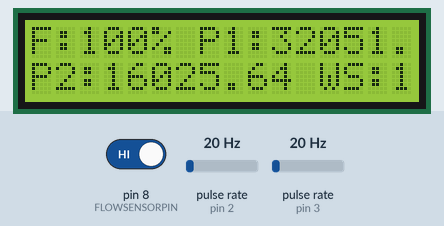
Simulated run of this sketch. Board: Arduino Uno, built with avr-gcc and run on an emulated ATmega328P. Parts: 16×2 character LCD. Wiring (inferred from the names in the program): 2 × pulse sensor: data pin 2 / data pin 3. The test bench sets the inputs (shaded band); at power-on: pulse rate (sensors on pin 2, pin 3) 20 Hz, pin 8 (FLOWSENSORPIN) HIGH. No radio packets arrive unless stated; what the sketch prints to the serial monitor is not drawn.

Above: at 1.2 s.
1.3 s: pulse rate (sensor on pin 2) set to 50 Hz
At 2.9 s:
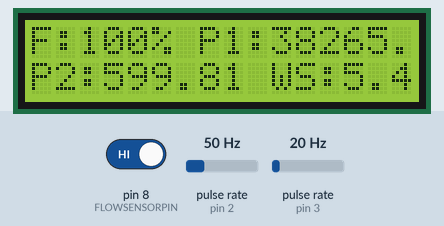
4.3 s: pulse rate (sensor on pin 3) set to 100 Hz
At 5.9 s:
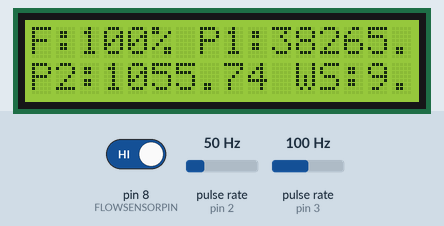
7.3 s: pulse rate (sensor on pin 2) set to 4 Hz
At 8.9 s:
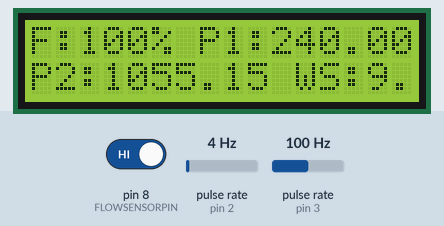
10.3 s: pulse rate (sensor on pin 3) set to 4 Hz
At 12.0 s:
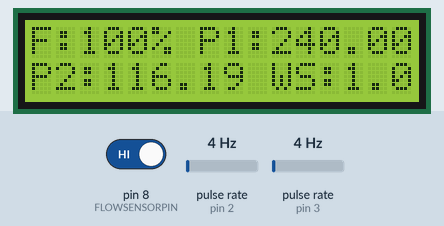
13.3 s: pulse rate (sensor on pin 2) set to 100 Hz
At 14.7 s:
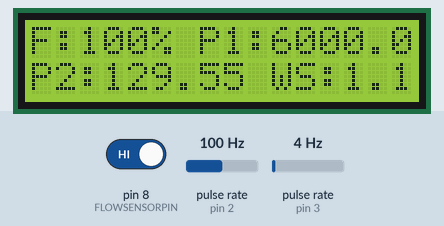
16.3 s: pulse rate (sensor on pin 3) set to 150 Hz
At 18.0 s:
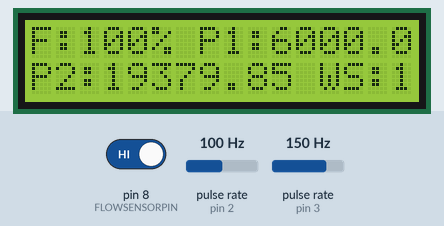
Timing chart, 0 to 19.5 s (numbered marks = the images above; inputs shaded):
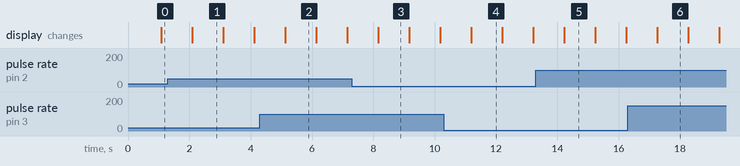

Measured:
- what the display in image 1 shows lasts 1.0 s, from 2.1 s to 3.1 s

The sketch:

nrf24_transmitter.ino
```cpp
#include <SPI.h>
#include <nRF24L01.h>
#include <RF24.h>
#include <LiquidCrystal.h>

// Pin Definitions
#define CE_PIN   9
#define CSN_PIN 10
#define FLOWSENSORPIN 8

const int hallPrimary = 2;
const int hallSecondary = 3;

// RPM Measurement Variables
volatile unsigned long lastPulseTime1 = 0, pulseInterval1 = 0;
volatile unsigned long lastPulseTime2 = 0, pulseInterval2 = 0;
double wheelSpeed = 0;

// Fuel Sensor Variables
volatile uint16_t pulses = 0;
volatile uint8_t lastflowpinstate;
volatile uint32_t lastflowratetimer = 0;
volatile float flowrate;

// NRF24L01+ Setup
const byte rxAddr[6] = "00001";
RF24 radio(CE_PIN, CSN_PIN);

// LCD Setup
const int rs = 7, en = 6, d4 = 5, d5 = 4;
LiquidCrystal lcd(rs, en, d4, d5, A2, A3);

// Interrupt Service Routines for Hall Effect Sensors
void countPulse1() {
    unsigned long currentTime = micros();
    if (lastPulseTime1 > 0) {
        pulseInterval1 = currentTime - lastPulseTime1;
    }
    lastPulseTime1 = currentTime;
}

void countPulse2() {
    unsigned long currentTime = micros();
    if (lastPulseTime2 > 0) {
        pulseInterval2 = currentTime - lastPulseTime2;
    }
    lastPulseTime2 = currentTime;
}

// Fuel Sensor Interrupt
SIGNAL(TIMER0_COMPA_vect) {
    uint8_t x = digitalRead(FLOWSENSORPIN);
    if (x == lastflowpinstate) {
        lastflowratetimer++;
        return;
    }
    if (x == HIGH) {
        pulses++;
    }
    lastflowpinstate = x;
    flowrate = 1000.0 / lastflowratetimer;
    lastflowratetimer = 0;
}

void useInterrupt(boolean v) {
    if (v) {
        OCR0A = 0xAF;
        TIMSK0 |= _BV(OCIE0A);
    } else {
        TIMSK0 &= ~_BV(OCIE0A);
    }
}

void setup() {
    Serial.begin(9600);
    pinMode(hallPrimary, INPUT_PULLUP);
    pinMode(hallSecondary, INPUT_PULLUP);
    attachInterrupt(digitalPinToInterrupt(hallPrimary), countPulse1, RISING);
    attachInterrupt(digitalPinToInterrupt(hallSecondary), countPulse2, RISING);

    lcd.begin(16, 2);
    pinMode(FLOWSENSORPIN, INPUT);
    digitalWrite(FLOWSENSORPIN, HIGH);
    lastflowpinstate = digitalRead(FLOWSENSORPIN);
    useInterrupt(true);

    radio.begin();
    radio.setPALevel(RF24_PA_MIN);
    radio.setDataRate(RF24_250KBPS);
    radio.setRetries(15, 15);
    radio.openWritingPipe(rxAddr);
    radio.stopListening();
}

void loop() {
    float rpm1 = (pulseInterval1 > 0) ? (60.0 * 1000000.0) / pulseInterval1 : 0;
    float rpm2 = (pulseInterval2 > 0) ? (60.0 * 1000000.0) / pulseInterval2 : 0;

    if (rpm2 > 0) {
        rpm2 /= 2;
        wheelSpeed = ((11.5 / 12) * (((rpm2 / 2.75) / 2.75) * 0.10467)) * 0.68166;
    } else {
        wheelSpeed = 0;
    }

    float liters = pulses / (70.0 * 60.0);
    float gallons = liters / 3.785;
    float initialVol = 2;
    int fuelPercentage = ((initialVol - gallons) / initialVol) * 100;

    char rpm1Str[8], rpm2Str[8], wsStr[8];
    dtostrf(rpm1, 0, 2, rpm1Str);  // Convert float to string
    dtostrf(rpm2, 0, 2, rpm2Str);
    dtostrf(wheelSpeed, 0, 2, wsStr);

    char dataBuffer[32];
    snprintf(dataBuffer, sizeof(dataBuffer), "F:%d%% P:%s %s WS:%s", fuelPercentage, rpm1Str, rpm2Str, wsStr);


    radio.write(&dataBuffer, sizeof(dataBuffer));

    Serial.println(dataBuffer);

    lcd.clear();
    lcd.setCursor(0, 0);
    lcd.print("F:"); lcd.print(fuelPercentage); lcd.print("% P1:"); lcd.print(rpm1);
    lcd.setCursor(0, 1);
    lcd.print("P2:"); lcd.print(rpm2); lcd.print(" WS:"); lcd.print(wheelSpeed);

    delay(1000);
}

// Load in the libraries
// #include <SPI.h>
// #include <nRF24L01.h>
// #include <RF24.h>
// #include <LiquidCrystal.h>

// // Set the CE & CSN pins
// #define CE_PIN   9
// #define CSN_PIN 10
// #define FLOWSENSORPIN 8

// volatile unsigned long lastPulseTime1 = 0;
// volatile unsigned long pulseInterval1 = 0;

// volatile unsigned long lastPulseTime2 = 0;
// volatile unsigned long pulseInterval2 = 0;

// String fuelString;

// double wheelSpeed = 0;

// void countPulse1() {
//     unsigned long currentTime = micros();
//     if (lastPulseTime1 > 0) {
//         pulseInterval1 = currentTime - lastPulseTime1;
//     }
//     lastPulseTime1 = currentTime;
// }

// void countPulse2() {
//     unsigned long currentTime = micros();
//     if (lastPulseTime2 > 0) {
//         pulseInterval2 = currentTime - lastPulseTime2;
//     }
//     lastPulseTime2 = currentTime;
// }

// const int rs = 7, en = 6, d4 = 5, d5 = 4, d6 = 3, d7 = 2;
// LiquidCrystal lcd(rs, en, d4, d5, d6, d7);

// // This is the address used to send/receive
// const byte rxAddr[6] = "00001";

// // Create a Radio
// RF24 radio(CE_PIN, CSN_PIN);


// // count how many pulses!
// volatile uint16_t pulses = 0;
// // track the state of the pulse pin
// volatile uint8_t lastflowpinstate;
// // you can try to keep time of how long it is between pulses
// volatile uint32_t lastflowratetimer = 0;
// // and use that to calculate a flow rate
// volatile float flowrate;
// // Interrupt is called once a millisecond, looks for any pulses from the sensor!
// SIGNAL(TIMER0_COMPA_vect) {
//   uint8_t x = digitalRead(FLOWSENSORPIN);

//   if (x == lastflowpinstate) {
//     lastflowratetimer++;
//     return; // nothing changed!
//   }

//   if (x == HIGH) {
//     //low to high transition!
//     pulses++;
//   }
//   lastflowpinstate = x;
//   flowrate = 1000.0;
//   flowrate /= lastflowratetimer;  // in hertz
//   lastflowratetimer = 0;
// }

// void useInterrupt(boolean v) {
//   if (v) {
//     // Timer0 is already used for millis() - we'll just interrupt somewhere
//     // in the middle and call the "Compare A" function above
//     OCR0A = 0xAF;
//     TIMSK0 |= _BV(OCIE0A);
//   } else {
//     // do not call the interrupt function COMPA anymore
//     TIMSK0 &= ~_BV(OCIE0A);
//   }
// }

// void setup() {

//   pinMode(0, INPUT_PULLUP);
//   pinMode(1, INPUT_PULLUP);

//   attachInterrupt(digitalPinToInterrupt(0), countPulse1, RISING);
//   attachInterrupt(digitalPinToInterrupt(1), countPulse2, RISING);

//   lcd.begin(16,2);
//   // Start up the Serial connection
//   while (!Serial);
//   Serial.begin(9600);
//   Serial.println("NRF24L01P Receiver Starting...");

//   pinMode(FLOWSENSORPIN, INPUT);
//    digitalWrite(FLOWSENSORPIN, HIGH);
//    lastflowpinstate = digitalRead(FLOWSENSORPIN);
//    useInterrupt(true);

//   // Start the Radio!
//   radio.begin();

//   // Power setting. Due to likelihood of close proximity of the devices, set as RF24_PA_MIN (RF24_PA_MAX is default)
//   radio.setPALevel(RF24_PA_LOW); // RF24_PA_MIN, RF24_PA_LOW, RF24_PA_HIGH, RF24_PA_MAX

//   // Slower data rate for better range
//   radio.setDataRate(RF24_250KBPS); // RF24_250KBPS, RF24_1MBPS, RF24_2MBPS

//   // Number of retries and set tx/rx address
//   radio.setRetries(15, 15);
//   radio.openWritingPipe(rxAddr);

//   // Stop listening, so we can send!
//   radio.stopListening();
// }

// void loop() {

//   // Default values before pulse detection
//     float rpm1 = 0;
//     float rpm2 = 0;

//     // Only update values if we have valid pulse intervals
//     if (pulseInterval1 > 0) {
//         rpm1 = (60.0 * 1000000.0) / pulseInterval1;
//     }
//     if (pulseInterval2 > 0) {
//         rpm2 = (60.0 * 1000000.0) / pulseInterval2;
//     }

//     // Compute wheel speed only if rpm2 is valid
//     if (rpm2 > 0) {
//         rpm2 = rpm2 / 2;
//         wheelSpeed = ((11.5 / 12) * ((((rpm2) / 2.75)) / 2.75) * (0.10467)) * 0.68166;
//     } else {
//         wheelSpeed = 0; // Ensure wheel speed reads 0 if no pulses occur
//     }


//   float liters = pulses;
//   liters /= 70;
//   liters /= 60.0;

//   float gallons = liters / 3.785;
//   float initialVol = 2;
//   int percentage = ((initialVol - gallons) / (initialVol)) * 100;

//   fuelString = percentage;
//   int str_length = fuelString.length() + 1;

//   char char_array[str_length];

//   fuelString.toCharArray(char_array, str_length);

//   // Ace, let's now send the message
//   radio.write(&char_array, sizeof(char_array));

//   // Let the ourside world know..
//   lcd.setCursor(0,0);
//   lcd.print("Fuel:");
//   Serial.print("Fuel: ");
//   Serial.print(char_array);
//   Serial.println("%");
//   lcd.print(percentage);
//   lcd.print("%");

//   // Wait a short while before sending the other one
//   delay(1000);
//   lcd.clear();
// }
```
